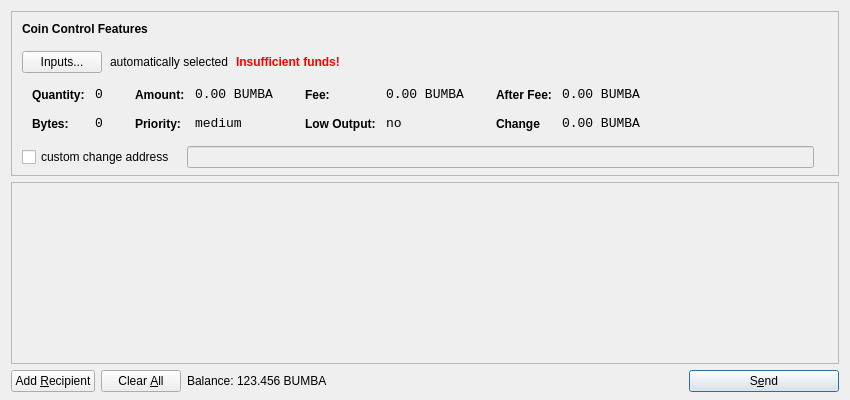
<?xml version="1.0" encoding="UTF-8"?>
<ui version="4.0">
 <class>SendCoinsDialog</class>
 <widget class="QDialog" name="SendCoinsDialog">
  <property name="geometry">
   <rect>
    <x>0</x>
    <y>0</y>
    <width>850</width>
    <height>400</height>
   </rect>
  </property>
  <property name="windowTitle">
   <string>Send Coins</string>
  </property>
  <layout class="QVBoxLayout" name="verticalLayout" stretch="0,1,0">
   <property name="bottomMargin">
    <number>8</number>
   </property>
   <item>
    <widget class="QFrame" name="frameCoinControl">
     <property name="sizePolicy">
      <sizepolicy hsizetype="Expanding" vsizetype="Expanding">
       <horstretch>0</horstretch>
       <verstretch>0</verstretch>
      </sizepolicy>
     </property>
     <property name="maximumSize">
      <size>
       <width>16777215</width>
       <height>16777215</height>
      </size>
     </property>
     <property name="frameShape">
      <enum>QFrame::StyledPanel</enum>
     </property>
     <property name="frameShadow">
      <enum>QFrame::Sunken</enum>
     </property>
     <layout class="QVBoxLayout" name="verticalLayoutCoinControl2">
      <property name="spacing">
       <number>-1</number>
      </property>
      <property name="leftMargin">
       <number>0</number>
      </property>
      <property name="topMargin">
       <number>0</number>
      </property>
      <property name="rightMargin">
       <number>0</number>
      </property>
      <property name="bottomMargin">
       <number>6</number>
      </property>
      <item>
       <layout class="QVBoxLayout" name="verticalLayoutCoinControl" stretch="0,0,0,0,1">
        <property name="spacing">
         <number>0</number>
        </property>
        <property name="leftMargin">
         <number>10</number>
        </property>
        <property name="topMargin">
         <number>10</number>
        </property>
        <item>
         <layout class="QHBoxLayout" name="horizontalLayoutCoinControl1">
          <property name="bottomMargin">
           <number>15</number>
          </property>
          <item>
           <widget class="QLabel" name="labelCoinControlFeatures">
            <property name="sizePolicy">
             <sizepolicy hsizetype="Preferred" vsizetype="Maximum">
              <horstretch>0</horstretch>
              <verstretch>0</verstretch>
             </sizepolicy>
            </property>
            <property name="font">
             <font>
              <weight>75</weight>
              <bold>true</bold>
             </font>
            </property>
            <property name="styleSheet">
             <string notr="true">font-weight:bold;</string>
            </property>
            <property name="text">
             <string>Coin Control Features</string>
            </property>
           </widget>
          </item>
         </layout>
        </item>
        <item>
         <layout class="QHBoxLayout" name="horizontalLayoutCoinControl2" stretch="0,0,0,0">
          <property name="spacing">
           <number>8</number>
          </property>
          <property name="bottomMargin">
           <number>10</number>
          </property>
          <item>
           <widget class="QPushButton" name="pushButtonCoinControl">
            <property name="styleSheet">
             <string notr="true"/>
            </property>
            <property name="text">
             <string>Inputs...</string>
            </property>
           </widget>
          </item>
          <item>
           <widget class="QLabel" name="labelCoinControlAutomaticallySelected">
            <property name="text">
             <string>automatically selected</string>
            </property>
            <property name="margin">
             <number>5</number>
            </property>
           </widget>
          </item>
          <item>
           <widget class="QLabel" name="labelCoinControlInsuffFunds">
            <property name="font">
             <font>
              <weight>75</weight>
              <bold>true</bold>
             </font>
            </property>
            <property name="styleSheet">
             <string notr="true">color:red;font-weight:bold;</string>
            </property>
            <property name="text">
             <string>Insufficient funds!</string>
            </property>
            <property name="margin">
             <number>5</number>
            </property>
           </widget>
          </item>
          <item>
           <spacer name="horizontalSpacerCoinControl">
            <property name="orientation">
             <enum>Qt::Horizontal</enum>
            </property>
            <property name="sizeHint" stdset="0">
             <size>
              <width>40</width>
              <height>1</height>
             </size>
            </property>
           </spacer>
          </item>
         </layout>
        </item>
        <item>
         <widget class="QWidget" name="widgetCoinControl" native="true">
          <property name="sizePolicy">
           <sizepolicy hsizetype="Preferred" vsizetype="Preferred">
            <horstretch>0</horstretch>
            <verstretch>0</verstretch>
           </sizepolicy>
          </property>
          <property name="minimumSize">
           <size>
            <width>0</width>
            <height>0</height>
           </size>
          </property>
          <property name="styleSheet">
           <string notr="true"/>
          </property>
          <layout class="QHBoxLayout" name="horizontalLayoutCoinControl5">
           <property name="margin">
            <number>0</number>
           </property>
           <item>
            <layout class="QHBoxLayout" name="horizontalLayoutCoinControl3" stretch="0,0,0,1">
             <property name="spacing">
              <number>20</number>
             </property>
             <property name="topMargin">
              <number>0</number>
             </property>
             <property name="bottomMargin">
              <number>10</number>
             </property>
             <item>
              <layout class="QFormLayout" name="formLayoutCoinControl1">
               <property name="horizontalSpacing">
                <number>10</number>
               </property>
               <property name="verticalSpacing">
                <number>14</number>
               </property>
               <property name="leftMargin">
                <number>10</number>
               </property>
               <property name="topMargin">
                <number>4</number>
               </property>
               <property name="rightMargin">
                <number>6</number>
               </property>
               <item row="0" column="0">
                <widget class="QLabel" name="labelCoinControlQuantityText">
                 <property name="styleSheet">
                  <string notr="true">font-weight:bold;</string>
                 </property>
                 <property name="text">
                  <string>Quantity:</string>
                 </property>
                 <property name="margin">
                  <number>0</number>
                 </property>
                </widget>
               </item>
               <item row="0" column="1">
                <widget class="QLabel" name="labelCoinControlQuantity">
                 <property name="font">
                  <font>
                   <family>Monospace</family>
                   <pointsize>10</pointsize>
                  </font>
                 </property>
                 <property name="cursor">
                  <cursorShape>IBeamCursor</cursorShape>
                 </property>
                 <property name="contextMenuPolicy">
                  <enum>Qt::ActionsContextMenu</enum>
                 </property>
                 <property name="text">
                  <string>0</string>
                 </property>
                 <property name="margin">
                  <number>0</number>
                 </property>
                 <property name="textInteractionFlags">
                  <set>Qt::LinksAccessibleByMouse|Qt::TextSelectableByKeyboard|Qt::TextSelectableByMouse</set>
                 </property>
                </widget>
               </item>
               <item row="1" column="0">
                <widget class="QLabel" name="labelCoinControlBytesText">
                 <property name="styleSheet">
                  <string notr="true">font-weight:bold;</string>
                 </property>
                 <property name="text">
                  <string>Bytes:</string>
                 </property>
                </widget>
               </item>
               <item row="1" column="1">
                <widget class="QLabel" name="labelCoinControlBytes">
                 <property name="font">
                  <font>
                   <family>Monospace</family>
                   <pointsize>10</pointsize>
                  </font>
                 </property>
                 <property name="cursor">
                  <cursorShape>IBeamCursor</cursorShape>
                 </property>
                 <property name="contextMenuPolicy">
                  <enum>Qt::ActionsContextMenu</enum>
                 </property>
                 <property name="text">
                  <string>0</string>
                 </property>
                 <property name="textInteractionFlags">
                  <set>Qt::LinksAccessibleByMouse|Qt::TextSelectableByKeyboard|Qt::TextSelectableByMouse</set>
                 </property>
                </widget>
               </item>
              </layout>
             </item>
             <item>
              <layout class="QFormLayout" name="formLayoutCoinControl2">
               <property name="horizontalSpacing">
                <number>10</number>
               </property>
               <property name="verticalSpacing">
                <number>14</number>
               </property>
               <property name="leftMargin">
                <number>6</number>
               </property>
               <property name="topMargin">
                <number>4</number>
               </property>
               <property name="rightMargin">
                <number>6</number>
               </property>
               <item row="0" column="0">
                <widget class="QLabel" name="labelCoinControlAmountText">
                 <property name="styleSheet">
                  <string notr="true">font-weight:bold;</string>
                 </property>
                 <property name="text">
                  <string>Amount:</string>
                 </property>
                 <property name="margin">
                  <number>0</number>
                 </property>
                </widget>
               </item>
               <item row="0" column="1">
                <widget class="QLabel" name="labelCoinControlAmount">
                 <property name="font">
                  <font>
                   <family>Monospace</family>
                   <pointsize>10</pointsize>
                  </font>
                 </property>
                 <property name="cursor">
                  <cursorShape>IBeamCursor</cursorShape>
                 </property>
                 <property name="contextMenuPolicy">
                  <enum>Qt::ActionsContextMenu</enum>
                 </property>
                 <property name="text">
                  <string>0.00 BUMBA</string>
                 </property>
                 <property name="textInteractionFlags">
                  <set>Qt::LinksAccessibleByMouse|Qt::TextSelectableByKeyboard|Qt::TextSelectableByMouse</set>
                 </property>
                </widget>
               </item>
               <item row="1" column="0">
                <widget class="QLabel" name="labelCoinControlPriorityText">
                 <property name="styleSheet">
                  <string notr="true">font-weight:bold;</string>
                 </property>
                 <property name="text">
                  <string>Priority:</string>
                 </property>
                </widget>
               </item>
               <item row="1" column="1">
                <widget class="QLabel" name="labelCoinControlPriority">
                 <property name="font">
                  <font>
                   <family>Monospace</family>
                   <pointsize>10</pointsize>
                  </font>
                 </property>
                 <property name="cursor">
                  <cursorShape>IBeamCursor</cursorShape>
                 </property>
                 <property name="contextMenuPolicy">
                  <enum>Qt::ActionsContextMenu</enum>
                 </property>
                 <property name="text">
                  <string>medium</string>
                 </property>
                 <property name="textInteractionFlags">
                  <set>Qt::LinksAccessibleByMouse|Qt::TextSelectableByKeyboard|Qt::TextSelectableByMouse</set>
                 </property>
                </widget>
               </item>
              </layout>
             </item>
             <item>
              <layout class="QFormLayout" name="formLayoutCoinControl3">
               <property name="horizontalSpacing">
                <number>10</number>
               </property>
               <property name="verticalSpacing">
                <number>14</number>
               </property>
               <property name="leftMargin">
                <number>6</number>
               </property>
               <property name="topMargin">
                <number>4</number>
               </property>
               <property name="rightMargin">
                <number>6</number>
               </property>
               <item row="0" column="0">
                <widget class="QLabel" name="labelCoinControlFeeText">
                 <property name="styleSheet">
                  <string notr="true">font-weight:bold;</string>
                 </property>
                 <property name="text">
                  <string>Fee:</string>
                 </property>
                 <property name="margin">
                  <number>0</number>
                 </property>
                </widget>
               </item>
               <item row="0" column="1">
                <widget class="QLabel" name="labelCoinControlFee">
                 <property name="font">
                  <font>
                   <family>Monospace</family>
                   <pointsize>10</pointsize>
                  </font>
                 </property>
                 <property name="cursor">
                  <cursorShape>IBeamCursor</cursorShape>
                 </property>
                 <property name="contextMenuPolicy">
                  <enum>Qt::ActionsContextMenu</enum>
                 </property>
                 <property name="text">
                  <string>0.00 BUMBA</string>
                 </property>
                 <property name="textInteractionFlags">
                  <set>Qt::LinksAccessibleByMouse|Qt::TextSelectableByKeyboard|Qt::TextSelectableByMouse</set>
                 </property>
                </widget>
               </item>
               <item row="1" column="0">
                <widget class="QLabel" name="labelCoinControlLowOutputText">
                 <property name="styleSheet">
                  <string notr="true">font-weight:bold;</string>
                 </property>
                 <property name="text">
                  <string>Low Output:</string>
                 </property>
                </widget>
               </item>
               <item row="1" column="1">
                <widget class="QLabel" name="labelCoinControlLowOutput">
                 <property name="font">
                  <font>
                   <family>Monospace</family>
                   <pointsize>10</pointsize>
                  </font>
                 </property>
                 <property name="cursor">
                  <cursorShape>IBeamCursor</cursorShape>
                 </property>
                 <property name="contextMenuPolicy">
                  <enum>Qt::ActionsContextMenu</enum>
                 </property>
                 <property name="text">
                  <string>no</string>
                 </property>
                 <property name="textInteractionFlags">
                  <set>Qt::LinksAccessibleByMouse|Qt::TextSelectableByKeyboard|Qt::TextSelectableByMouse</set>
                 </property>
                </widget>
               </item>
              </layout>
             </item>
             <item>
              <layout class="QFormLayout" name="formLayoutCoinControl4">
               <property name="horizontalSpacing">
                <number>10</number>
               </property>
               <property name="verticalSpacing">
                <number>14</number>
               </property>
               <property name="leftMargin">
                <number>6</number>
               </property>
               <property name="topMargin">
                <number>4</number>
               </property>
               <property name="rightMargin">
                <number>6</number>
               </property>
               <item row="0" column="0">
                <widget class="QLabel" name="labelCoinControlAfterFeeText">
                 <property name="styleSheet">
                  <string notr="true">font-weight:bold;</string>
                 </property>
                 <property name="text">
                  <string>After Fee:</string>
                 </property>
                 <property name="margin">
                  <number>0</number>
                 </property>
                </widget>
               </item>
               <item row="0" column="1">
                <widget class="QLabel" name="labelCoinControlAfterFee">
                 <property name="font">
                  <font>
                   <family>Monospace</family>
                   <pointsize>10</pointsize>
                  </font>
                 </property>
                 <property name="cursor">
                  <cursorShape>IBeamCursor</cursorShape>
                 </property>
                 <property name="contextMenuPolicy">
                  <enum>Qt::ActionsContextMenu</enum>
                 </property>
                 <property name="text">
                  <string>0.00 BUMBA</string>
                 </property>
                 <property name="textInteractionFlags">
                  <set>Qt::LinksAccessibleByMouse|Qt::TextSelectableByKeyboard|Qt::TextSelectableByMouse</set>
                 </property>
                </widget>
               </item>
               <item row="1" column="0">
                <widget class="QLabel" name="labelCoinControlChangeText">
                 <property name="styleSheet">
                  <string notr="true">font-weight:bold;</string>
                 </property>
                 <property name="text">
                  <string>Change</string>
                 </property>
                </widget>
               </item>
               <item row="1" column="1">
                <widget class="QLabel" name="labelCoinControlChange">
                 <property name="font">
                  <font>
                   <family>Monospace</family>
                   <pointsize>10</pointsize>
                  </font>
                 </property>
                 <property name="cursor">
                  <cursorShape>IBeamCursor</cursorShape>
                 </property>
                 <property name="contextMenuPolicy">
                  <enum>Qt::ActionsContextMenu</enum>
                 </property>
                 <property name="text">
                  <string>0.00 BUMBA</string>
                 </property>
                 <property name="textInteractionFlags">
                  <set>Qt::LinksAccessibleByMouse|Qt::TextSelectableByKeyboard|Qt::TextSelectableByMouse</set>
                 </property>
                </widget>
               </item>
              </layout>
             </item>
            </layout>
           </item>
          </layout>
         </widget>
        </item>
        <item>
         <layout class="QHBoxLayout" name="horizontalLayoutCoinControl4" stretch="0,0,0">
          <property name="spacing">
           <number>12</number>
          </property>
          <property name="sizeConstraint">
           <enum>QLayout::SetDefaultConstraint</enum>
          </property>
          <property name="topMargin">
           <number>5</number>
          </property>
          <property name="rightMargin">
           <number>5</number>
          </property>
          <item>
           <widget class="QCheckBox" name="checkBoxCoinControlChange">
            <property name="text">
             <string>custom change address</string>
            </property>
           </widget>
          </item>
          <item>
           <widget class="QLineEdit" name="lineEditCoinControlChange">
            <property name="enabled">
             <bool>false</bool>
            </property>
            <property name="sizePolicy">
             <sizepolicy hsizetype="Expanding" vsizetype="Fixed">
              <horstretch>0</horstretch>
              <verstretch>0</verstretch>
             </sizepolicy>
            </property>
           </widget>
          </item>
          <item>
           <widget class="QLabel" name="labelCoinControlChangeLabel">
            <property name="sizePolicy">
             <sizepolicy hsizetype="Preferred" vsizetype="Expanding">
              <horstretch>0</horstretch>
              <verstretch>0</verstretch>
             </sizepolicy>
            </property>
            <property name="minimumSize">
             <size>
              <width>0</width>
              <height>0</height>
             </size>
            </property>
            <property name="text">
             <string/>
            </property>
            <property name="margin">
             <number>3</number>
            </property>
           </widget>
          </item>
         </layout>
        </item>
        <item>
         <spacer name="verticalSpacerCoinControl">
          <property name="orientation">
           <enum>Qt::Vertical</enum>
          </property>
          <property name="sizeHint" stdset="0">
           <size>
            <width>800</width>
            <height>1</height>
           </size>
          </property>
         </spacer>
        </item>
       </layout>
      </item>
     </layout>
    </widget>
   </item>
   <item>
    <widget class="QScrollArea" name="scrollArea">
     <property name="widgetResizable">
      <bool>true</bool>
     </property>
     <widget class="QWidget" name="scrollAreaWidgetContents">
      <property name="geometry">
       <rect>
        <x>0</x>
        <y>0</y>
        <width>830</width>
        <height>165</height>
       </rect>
      </property>
      <layout class="QVBoxLayout" name="verticalLayout_2">
       <property name="margin">
        <number>0</number>
       </property>
       <item>
        <layout class="QVBoxLayout" name="entries">
         <property name="spacing">
          <number>6</number>
         </property>
        </layout>
       </item>
       <item>
        <spacer name="verticalSpacer">
         <property name="orientation">
          <enum>Qt::Vertical</enum>
         </property>
         <property name="sizeHint" stdset="0">
          <size>
           <width>20</width>
           <height>40</height>
          </size>
         </property>
        </spacer>
       </item>
      </layout>
     </widget>
    </widget>
   </item>
   <item>
    <layout class="QHBoxLayout" name="horizontalLayout">
     <item>
      <widget class="QPushButton" name="addButton">
       <property name="toolTip">
        <string>Send to multiple recipients at once</string>
       </property>
       <property name="text">
        <string>Add &amp;Recipient</string>
       </property>
       <property name="icon">
        <iconset resource="../bitcoin.qrc">
         <normaloff>:/icons/add</normaloff>:/icons/add</iconset>
       </property>
       <property name="autoDefault">
        <bool>false</bool>
       </property>
      </widget>
     </item>
     <item>
      <widget class="QPushButton" name="clearButton">
       <property name="sizePolicy">
        <sizepolicy hsizetype="Minimum" vsizetype="Fixed">
         <horstretch>0</horstretch>
         <verstretch>0</verstretch>
        </sizepolicy>
       </property>
       <property name="toolTip">
        <string>Remove all transaction fields</string>
       </property>
       <property name="text">
        <string>Clear &amp;All</string>
       </property>
       <property name="icon">
        <iconset resource="../bitcoin.qrc">
         <normaloff>:/icons/remove</normaloff>:/icons/remove</iconset>
       </property>
       <property name="autoRepeatDelay">
        <number>300</number>
       </property>
       <property name="autoDefault">
        <bool>false</bool>
       </property>
      </widget>
     </item>
     <item>
      <layout class="QHBoxLayout" name="horizontalLayout_2">
       <property name="spacing">
        <number>3</number>
       </property>
       <item>
        <widget class="QLabel" name="label">
         <property name="sizePolicy">
          <sizepolicy hsizetype="Preferred" vsizetype="Fixed">
           <horstretch>0</horstretch>
           <verstretch>0</verstretch>
          </sizepolicy>
         </property>
         <property name="text">
          <string>Balance:</string>
         </property>
        </widget>
       </item>
       <item>
        <widget class="QLabel" name="labelBalance">
         <property name="sizePolicy">
          <sizepolicy hsizetype="Preferred" vsizetype="Fixed">
           <horstretch>0</horstretch>
           <verstretch>0</verstretch>
          </sizepolicy>
         </property>
         <property name="cursor">
          <cursorShape>IBeamCursor</cursorShape>
         </property>
         <property name="text">
          <string>123.456 BUMBA</string>
         </property>
         <property name="textInteractionFlags">
          <set>Qt::LinksAccessibleByMouse|Qt::TextSelectableByKeyboard|Qt::TextSelectableByMouse</set>
         </property>
        </widget>
       </item>
      </layout>
     </item>
     <item>
      <spacer name="horizontalSpacer">
       <property name="orientation">
        <enum>Qt::Horizontal</enum>
       </property>
       <property name="sizeHint" stdset="0">
        <size>
         <width>40</width>
         <height>20</height>
        </size>
       </property>
      </spacer>
     </item>
     <item>
      <widget class="QPushButton" name="sendButton">
       <property name="minimumSize">
        <size>
         <width>150</width>
         <height>0</height>
        </size>
       </property>
       <property name="toolTip">
        <string>Confirm the send action</string>
       </property>
       <property name="text">
        <string>S&amp;end</string>
       </property>
       <property name="icon">
        <iconset resource="../bitcoin.qrc">
         <normaloff>:/icons/send</normaloff>:/icons/send</iconset>
       </property>
       <property name="default">
        <bool>true</bool>
       </property>
      </widget>
     </item>
    </layout>
   </item>
  </layout>
 </widget>
 <resources>
  <include location="../bitcoin.qrc"/>
 </resources>
 <connections/>
</ui>
